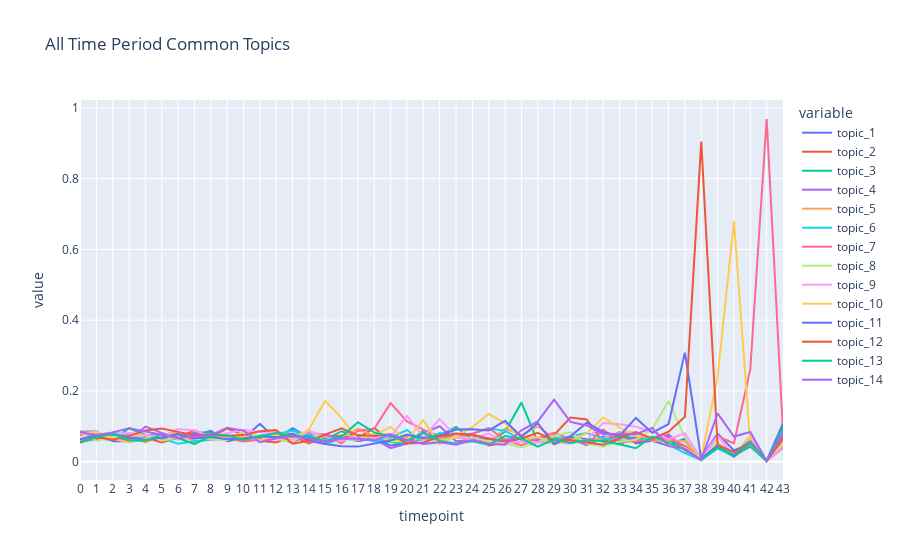

Notebook source saved alongside this figure:
### Code cell
td = pd.DataFrame()
for timepoint in range(best_mdl.num_timepoints):
    td_tmp = pd.DataFrame(
        np.stack([doc.get_topic_dist() for doc in best_mdl.docs if doc.timepoint == timepoint]),
        columns=["topic_{}".format(i + 1) for i in range(best_mdl.k)],
    )
    td_tmp["timepoint"] = timepoint
    td = pd.concat([td, td_tmp], ignore_index=True)
    del td_tmp

import plotly.express as px
fig = px.line(td, x="timepoint", y=td.columns,
            #   hover_data={"timepoint": "|%B %d, %Y"},
              title='All Time Period Common Topics')
fig.update_xaxes(
    dtick="M1",
    tickformat="%b %d",
    ticklabelmode="period")
fig.show()

# save the figure to html
fig.write_html('./main_df_output/QA_DTM_topic_plot.html')

### Figure 1 — Plotly figure (JSON) as saved in the notebook; plotly's stock layout.template omitted (floating-point values rounded to 4 significant figures)
{"data": [{"hovertemplate": "variable=topic_1<br>timepoint=%{x}<br>value=%{y}<extra></extra>", "legendgroup": "topic_1", "line": {"color": "#636efa", "dash": "solid"}, "marker": {"symbol": "circle"}, "mode": "lines", "name": "topic_1", "orientation": "v", "showlegend": true, "type": "scatter", "x": [0, 1, 2, 3, 4, 5, 6, 7, 8, 9, 10, 11, 12, 13, 14, 15, 16, 17, 18, 19, 20, 21, 22, 23, 24, 25, 26, 27, 28, 29, 30, 31, 32, 33, 34, 35, 36, 37, 38, 39, 40, 41, 42, 43], "xaxis": "x", "y": [0.08473, 0.0851, 0.05802, 0.05811, 0.06698, 0.06245, 0.07887, 0.07499, 0.08738, 0.05822, 0.06526, 0.1069, 0.06406, 0.095, 0.06884, 0.06454, 0.0739, 0.05857, 0.06576, 0.04559, 0.05137, 0.06417, 0.06912, 0.07112, 0.06716, 0.0658, 0.05018, 0.06762, 0.06434, 0.05386, 0.06742, 0.06363, 0.06082, 0.08317, 0.0519, 0.05942, 0.04511, 0.06532, 0.01087, 0.07978, 0.03172, 0.05184, 0.002055, 0.06772], "yaxis": "y"}, {"hovertemplate": "variable=topic_2<br>timepoint=%{x}<br>value=%{y}<extra></extra>", "legendgroup": "topic_2", "line": {"color": "#EF553B", "dash": "solid"}, "marker": {"symbol": "circle"}, "mode": "lines", "name": "topic_2", "orientation": "v", "showlegend": true, "type": "scatter", "x": [0, 1, 2, 3, 4, 5, 6, 7, 8, 9, 10, 11, 12, 13, 14, 15, 16, 17, 18, 19, 20, 21, 22, 23, 24, 25, 26, 27, 28, 29, 30, 31, 32, 33, 34, 35, 36, 37, 38, 39, 40, 41, 42, 43], "xaxis": "x", "y": [0.0859, 0.06002, 0.07514, 0.06598, 0.06817, 0.05427, 0.06861, 0.08882, 0.0688, 0.09392, 0.0758, 0.0591, 0.05445, 0.07318, 0.05168, 0.07199, 0.07288, 0.06723, 0.09517, 0.0569, 0.07398, 0.06758, 0.05829, 0.07563, 0.07565, 0.04593, 0.05356, 0.0675, 0.05914, 0.07555, 0.1247, 0.1192, 0.05553, 0.07607, 0.05467, 0.06886, 0.06981, 0.03241, 0.006567, 0.03773, 0.01686, 0.04688, 0.002334, 0.03953], "yaxis": "y"}, {"hovertemplate": "variable=topic_3<br>timepoint=%{x}<br>value=%{y}<extra></extra>", "legendgroup": "topic_3", "line": {"color": "#00cc96", "dash": "solid"}, "marker": {"symbol": "circle"}, "mode": "lines", "name": "topic_3", "orientation": "v", "showlegend": true, "type": "scatter", "x": [0, 1, 2, 3, 4, 5, 6, 7, 8, 9, 10, 11, 12, 13, 14, 15, 16, 17, 18, 19, 20, 21, 22, 23, 24, 25, 26, 27, 28, 29, 30, 31, 32, 33, 34, 35, 36, 37, 38, 39, 40, 41, 42, 43], "xaxis": "x", "y": [0.05554, 0.06711, 0.06078, 0.09452, 0.07644, 0.07445, 0.06268, 0.0819, 0.08255, 0.06468, 0.0679, 0.07176, 0.07021, 0.09079, 0.06197, 0.06199, 0.0861, 0.07208, 0.06307, 0.05476, 0.05067, 0.08774, 0.07371, 0.09799, 0.06291, 0.05461, 0.08442, 0.1675, 0.05509, 0.06633, 0.05837, 0.05969, 0.04352, 0.07016, 0.06753, 0.06006, 0.05954, 0.04483, 0.007742, 0.04302, 0.01686, 0.04256, 0.002055, 0.06571], "yaxis": "y"}, {"hovertemplate": "variable=topic_4<br>timepoint=%{x}<br>value=%{y}<extra></extra>", "legendgroup": "topic_4", "line": {"color": "#ab63fa", "dash": "solid"}, "marker": {"symbol": "circle"}, "mode": "lines", "name": "topic_4", "orientation": "v", "showlegend": true, "type": "scatter", "x": [0, 1, 2, 3, 4, 5, 6, 7, 8, 9, 10, 11, 12, 13, 14, 15, 16, 17, 18, 19, 20, 21, 22, 23, 24, 25, 26, 27, 28, 29, 30, 31, 32, 33, 34, 35, 36, 37, 38, 39, 40, 41, 42, 43], "xaxis": "x", "y": [0.07831, 0.07528, 0.06961, 0.05909, 0.09928, 0.08153, 0.06915, 0.08081, 0.06434, 0.06665, 0.06556, 0.06637, 0.06652, 0.05356, 0.07769, 0.07689, 0.06526, 0.05909, 0.0646, 0.03825, 0.05123, 0.08106, 0.1001, 0.05777, 0.05961, 0.0648, 0.063, 0.06495, 0.06059, 0.06814, 0.06476, 0.04707, 0.0718, 0.04908, 0.0709, 0.06092, 0.07711, 0.036, 0.00412, 0.04122, 0.01556, 0.04816, 0.00252, 0.07351], "yaxis": "y"}, {"hovertemplate": "variable=topic_5<br>timepoint=%{x}<br>value=%{y}<extra></extra>", "legendgroup": "topic_5", "line": {"color": "#FFA15A", "dash": "solid"}, "marker": {"symbol": "circle"}, "mode": "lines", "name": "topic_5", "orientation": "v", "showlegend": true, "type": "scatter", "x": [0, 1, 2, 3, 4, 5, 6, 7, 8, 9, 10, 11, 12, 13, 14, 15, 16, 17, 18, 19, 20, 21, 22, 23, 24, 25, 26, 27, 28, 29, 30, 31, 32, 33, 34, 35, 36, 37, 38, 39, 40, 41, 42, 43], "xaxis": "x", "y": [0.07364, 0.08128, 0.0652, 0.07139, 0.05478, 0.07363, 0.08373, 0.0568, 0.06211, 0.06412, 0.06907, 0.05887, 0.07662, 0.0785, 0.05619, 0.05963, 0.06949, 0.09322, 0.0721, 0.06042, 0.0691, 0.06299, 0.06666, 0.06962, 0.05883, 0.05478, 0.09358, 0.07541, 0.09933, 0.06651, 0.05462, 0.05838, 0.06547, 0.08198, 0.08288, 0.05856, 0.06103, 0.05764, 0.00461, 0.05011, 0.01252, 0.05104, 0.002055, 0.05866], "yaxis": "y"}, {"hovertemplate": "variable=topic_6<br>timepoint=%{x}<br>value=%{y}<extra></extra>", "legendgroup": "topic_6", "line": {"color": "#19d3f3", "dash": "solid"}, "marker": {"symbol": "circle"}, "mode": "lines", "name": "topic_6", "orientation": "v", "showlegend": true, "type": "scatter", "x": [0, 1, 2, 3, 4, 5, 6, 7, 8, 9, 10, 11, 12, 13, 14, 15, 16, 17, 18, 19, 20, 21, 22, 23, 24, 25, 26, 27, 28, 29, 30, 31, 32, 33, 34, 35, 36, 37, 38, 39, 40, 41, 42, 43], "xaxis": "x", "y": [0.05729, 0.06275, 0.08231, 0.07484, 0.06383, 0.066, 0.0508, 0.05789, 0.06285, 0.06637, 0.05912, 0.07387, 0.0781, 0.0873, 0.07624, 0.05042, 0.06424, 0.06879, 0.0573, 0.06776, 0.08961, 0.05304, 0.08159, 0.07162, 0.07943, 0.09385, 0.08766, 0.06081, 0.06839, 0.0638, 0.07194, 0.08101, 0.06612, 0.06031, 0.0592, 0.06928, 0.04853, 0.02447, 0.00461, 0.03809, 0.01365, 0.05567, 0.001962, 0.08522], "yaxis": "y"}, {"hovertemplate": "variable=topic_7<br>timepoint=%{x}<br>value=%{y}<extra></extra>", "legendgroup": "topic_7", "line": {"color": "#FF6692", "dash": "solid"}, "marker": {"symbol": "circle"}, "mode": "lines", "name": "topic_7", "orientation": "v", "showlegend": true, "type": "scatter", "x": [0, 1, 2, 3, 4, 5, 6, 7, 8, 9, 10, 11, 12, 13, 14, 15, 16, 17, 18, 19, 20, 21, 22, 23, 24, 25, 26, 27, 28, 29, 30, 31, 32, 33, 34, 35, 36, 37, 38, 39, 40, 41, 42, 43], "xaxis": "x", "y": [0.06313, 0.06275, 0.07624, 0.07139, 0.06147, 0.066, 0.06591, 0.06589, 0.07438, 0.06496, 0.05707, 0.06192, 0.06307, 0.06512, 0.08437, 0.07317, 0.0517, 0.08681, 0.09401, 0.1653, 0.114, 0.09049, 0.06108, 0.07229, 0.07927, 0.09518, 0.06174, 0.04574, 0.06738, 0.08151, 0.06445, 0.05019, 0.09065, 0.05578, 0.05774, 0.06264, 0.06654, 0.04432, 0.009699, 0.07149, 0.05204, 0.2615, 0.9685, 0.08283], "yaxis": "y"}, {"hovertemplate": "variable=topic_8<br>timepoint=%{x}<br>value=%{y}<extra></extra>", "legendgroup": "topic_8", "line": {"color": "#B6E880", "dash": "solid"}, "marker": {"symbol": "circle"}, "mode": "lines", "name": "topic_8", "orientation": "v", "showlegend": true, "type": "scatter", "x": [0, 1, 2, 3, 4, 5, 6, 7, 8, 9, 10, 11, 12, 13, 14, 15, 16, 17, 18, 19, 20, 21, 22, 23, 24, 25, 26, 27, 28, 29, 30, 31, 32, 33, 34, 35, 36, 37, 38, 39, 40, 41, 42, 43], "xaxis": "x", "y": [0.0824, 0.05838, 0.06961, 0.07139, 0.07525, 0.05918, 0.06861, 0.07208, 0.06397, 0.06047, 0.08574, 0.07176, 0.06504, 0.0554, 0.08834, 0.05826, 0.06051, 0.06238, 0.07941, 0.05675, 0.05947, 0.05487, 0.05976, 0.06928, 0.06732, 0.05795, 0.05117, 0.04075, 0.05509, 0.07374, 0.08333, 0.05051, 0.04468, 0.05617, 0.06169, 0.09137, 0.1715, 0.06839, 0.01048, 0.05563, 0.01504, 0.07663, 0.002706, 0.04872], "yaxis": "y"}, {"hovertemplate": "variable=topic_9<br>timepoint=%{x}<br>value=%{y}<extra></extra>", "legendgroup": "topic_9", "line": {"color": "#FF97FF", "dash": "solid"}, "marker": {"symbol": "circle"}, "mode": "lines", "name": "topic_9", "orientation": "v", "showlegend": true, "type": "scatter", "x": [0, 1, 2, 3, 4, 5, 6, 7, 8, 9, 10, 11, 12, 13, 14, 15, 16, 17, 18, 19, 20, 21, 22, 23, 24, 25, 26, 27, 28, 29, 30, 31, 32, 33, 34, 35, 36, 37, 38, 39, 40, 41, 42, 43], "xaxis": "x", "y": [0.08123, 0.07474, 0.07624, 0.08173, 0.07565, 0.0709, 0.09237, 0.08845, 0.07066, 0.08099, 0.09042, 0.08349, 0.0813, 0.06236, 0.0878, 0.06944, 0.05831, 0.07572, 0.06595, 0.07051, 0.1298, 0.06849, 0.1203, 0.07179, 0.06449, 0.08016, 0.053, 0.05668, 0.05408, 0.05477, 0.05166, 0.06281, 0.1095, 0.1058, 0.09881, 0.08451, 0.06341, 0.08056, 0.00735, 0.07425, 0.01373, 0.06815, 0.002706, 0.04155], "yaxis": "y"}, {"hovertemplate": "variable=topic_10<br>timepoint=%{x}<br>value=%{y}<extra></extra>", "legendgroup": "topic_10", "line": {"color": "#FECB52", "dash": "solid"}, "marker": {"symbol": "circle"}, "mode": "lines", "name": "topic_10", "orientation": "v", "showlegend": true, "type": "scatter", "x": [0, 1, 2, 3, 4, 5, 6, 7, 8, 9, 10, 11, 12, 13, 14, 15, 16, 17, 18, 19, 20, 21, 22, 23, 24, 25, 26, 27, 28, 29, 30, 31, 32, 33, 34, 35, 36, 37, 38, 39, 40, 41, 42, 43], "xaxis": "x", "y": [0.08181, 0.08401, 0.0652, 0.05417, 0.06502, 0.07526, 0.06376, 0.07062, 0.06843, 0.07171, 0.07316, 0.06098, 0.07539, 0.06567, 0.09069, 0.1724, 0.123, 0.06256, 0.07518, 0.09834, 0.06212, 0.1171, 0.04959, 0.07245, 0.09798, 0.1348, 0.1082, 0.06325, 0.0694, 0.04844, 0.05993, 0.07986, 0.1249, 0.09637, 0.07192, 0.071, 0.04808, 0.03881, 0.01097, 0.2394, 0.6798, 0.05056, 0.003729, 0.08358], "yaxis": "y"}, {"hovertemplate": "variable=topic_11<br>timepoint=%{x}<br>value=%{y}<extra></extra>", "legendgroup": "topic_11", "line": {"color": "#636efa", "dash": "solid"}, "marker": {"symbol": "circle"}, "mode": "lines", "name": "topic_11", "orientation": "v", "showlegend": true, "type": "scatter", "x": [0, 1, 2, 3, 4, 5, 6, 7, 8, 9, 10, 11, 12, 13, 14, 15, 16, 17, 18, 19, 20, 21, 22, 23, 24, 25, 26, 27, 28, 29, 30, 31, 32, 33, 34, 35, 36, 37, 38, 39, 40, 41, 42, 43], "xaxis": "x", "y": [0.0643, 0.07419, 0.07734, 0.06992, 0.06068, 0.06845, 0.07725, 0.06553, 0.06954, 0.06356, 0.06585, 0.07176, 0.06874, 0.07942, 0.05908, 0.05022, 0.04357, 0.04263, 0.05134, 0.05965, 0.07677, 0.06718, 0.07388, 0.09098, 0.09201, 0.08817, 0.1154, 0.0703, 0.1087, 0.04953, 0.07163, 0.11, 0.08406, 0.07292, 0.1238, 0.08194, 0.1063, 0.3082, 0.007937, 0.04554, 0.01521, 0.05168, 0.003264, 0.1081], "yaxis": "y"}, {"hovertemplate": "variable=topic_12<br>timepoint=%{x}<br>value=%{y}<extra></extra>", "legendgroup": "topic_12", "line": {"color": "#EF553B", "dash": "solid"}, "marker": {"symbol": "circle"}, "mode": "lines", "name": "topic_12", "orientation": "v", "showlegend": true, "type": "scatter", "x": [0, 1, 2, 3, 4, 5, 6, 7, 8, 9, 10, 11, 12, 13, 14, 15, 16, 17, 18, 19, 20, 21, 22, 23, 24, 25, 26, 27, 28, 29, 30, 31, 32, 33, 34, 35, 36, 37, 38, 39, 40, 41, 42, 43], "xaxis": "x", "y": [0.0532, 0.06929, 0.06189, 0.07287, 0.08825, 0.0938, 0.08427, 0.07463, 0.07661, 0.0734, 0.0755, 0.08606, 0.08918, 0.051, 0.0589, 0.07748, 0.0944, 0.07451, 0.07306, 0.07724, 0.05151, 0.05383, 0.07207, 0.07996, 0.07628, 0.0653, 0.05723, 0.06544, 0.08184, 0.05983, 0.06149, 0.05396, 0.04765, 0.06445, 0.08346, 0.06478, 0.08499, 0.1272, 0.9045, 0.04734, 0.02668, 0.05743, 0.001962, 0.06621], "yaxis": "y"}, {"hovertemplate": "variable=topic_13<br>timepoint=%{x}<br>value=%{y}<extra></extra>", "legendgroup": "topic_13", "line": {"color": "#00cc96", "dash": "solid"}, "marker": {"symbol": "circle"}, "mode": "lines", "name": "topic_13", "orientation": "v", "showlegend": true, "type": "scatter", "x": [0, 1, 2, 3, 4, 5, 6, 7, 8, 9, 10, 11, 12, 13, 14, 15, 16, 17, 18, 19, 20, 21, 22, 23, 24, 25, 26, 27, 28, 29, 30, 31, 32, 33, 34, 35, 36, 37, 38, 39, 40, 41, 42, 43], "xaxis": "x", "y": [0.05554, 0.06983, 0.07955, 0.06008, 0.05911, 0.07717, 0.06699, 0.04988, 0.07363, 0.0748, 0.06175, 0.07176, 0.0808, 0.07117, 0.07191, 0.05826, 0.07119, 0.1118, 0.08267, 0.07173, 0.05905, 0.08172, 0.05878, 0.05176, 0.05788, 0.04777, 0.07273, 0.06531, 0.04266, 0.06272, 0.05322, 0.06133, 0.0576, 0.04928, 0.03801, 0.071, 0.05404, 0.03535, 0.005295, 0.04001, 0.01921, 0.05392, 0.001962, 0.09579], "yaxis": "y"}, {"hovertemplate": "variable=topic_14<br>timepoint=%{x}<br>value=%{y}<extra></extra>", "legendgroup": "topic_14", "line": {"color": "#ab63fa", "dash": "solid"}, "marker": {"symbol": "circle"}, "mode": "lines", "name": "topic_14", "orientation": "v", "showlegend": true, "type": "scatter", "x": [0, 1, 2, 3, 4, 5, 6, 7, 8, 9, 10, 11, 12, 13, 14, 15, 16, 17, 18, 19, 20, 21, 22, 23, 24, 25, 26, 27, 28, 29, 30, 31, 32, 33, 34, 35, 36, 37, 38, 39, 40, 41, 42, 43], "xaxis": "x", "y": [0.08298, 0.07528, 0.08286, 0.09452, 0.0851, 0.0769, 0.06699, 0.07171, 0.07475, 0.09617, 0.08779, 0.05535, 0.06652, 0.07153, 0.06631, 0.05532, 0.06543, 0.06464, 0.06038, 0.07678, 0.06128, 0.04977, 0.055, 0.04775, 0.06119, 0.05094, 0.04807, 0.08878, 0.1139, 0.1753, 0.1125, 0.1023, 0.07774, 0.07844, 0.07747, 0.09566, 0.04407, 0.03651, 0.005197, 0.1364, 0.07116, 0.08398, 0.002148, 0.08283], "yaxis": "y"}], "layout": {"legend": {"title": {"text": "variable"}, "tracegroupgap": 0}, "title": {"text": "All Time Period Common Topics"}, "xaxis": {"anchor": "y", "domain": [0, 1], "dtick": "M1", "tickformat": "%b %d", "ticklabelmode": "period", "title": {"text": "timepoint"}}, "yaxis": {"anchor": "x", "domain": [0, 1], "title": {"text": "value"}}}}
